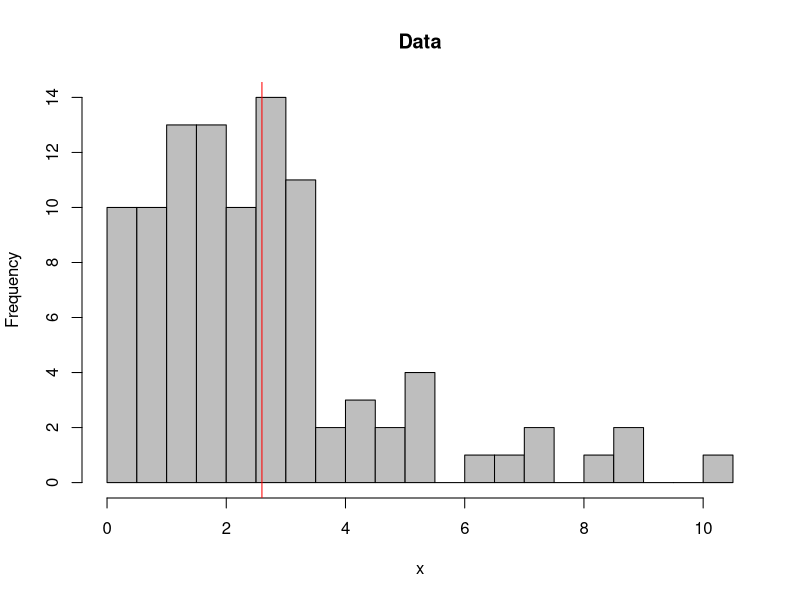
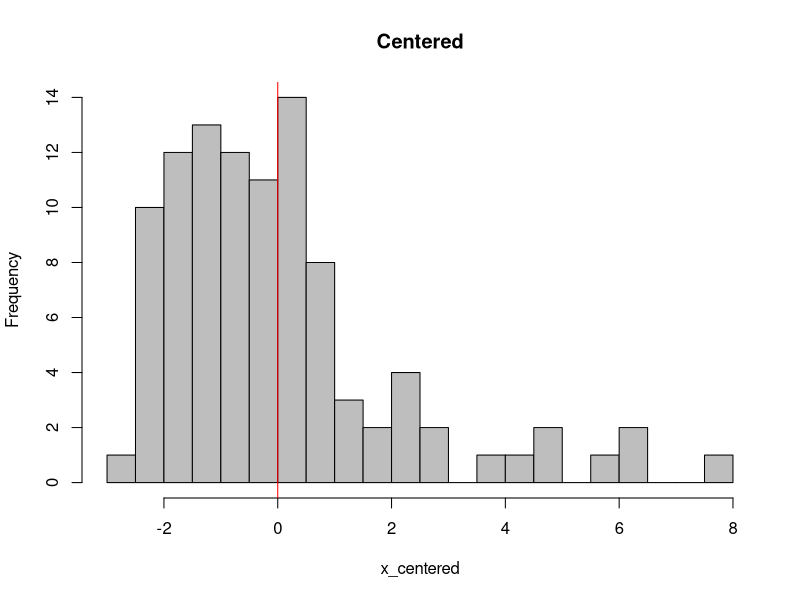
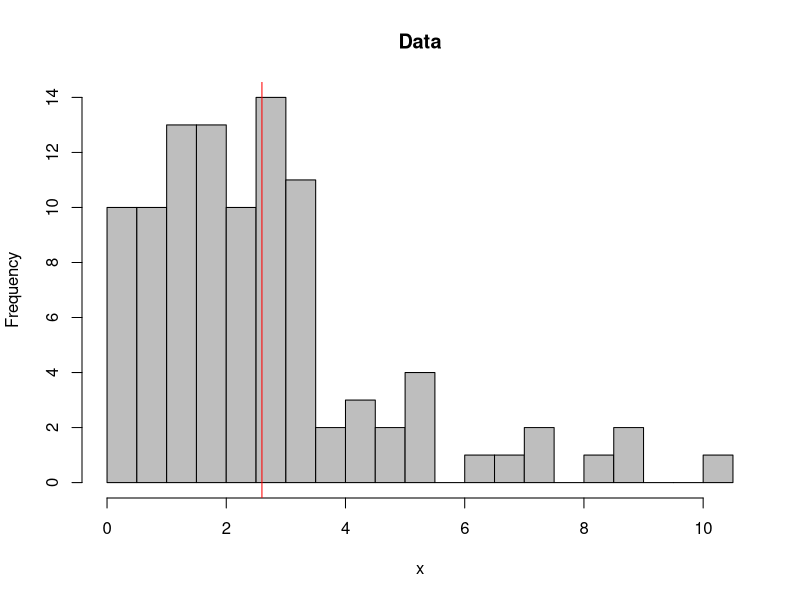
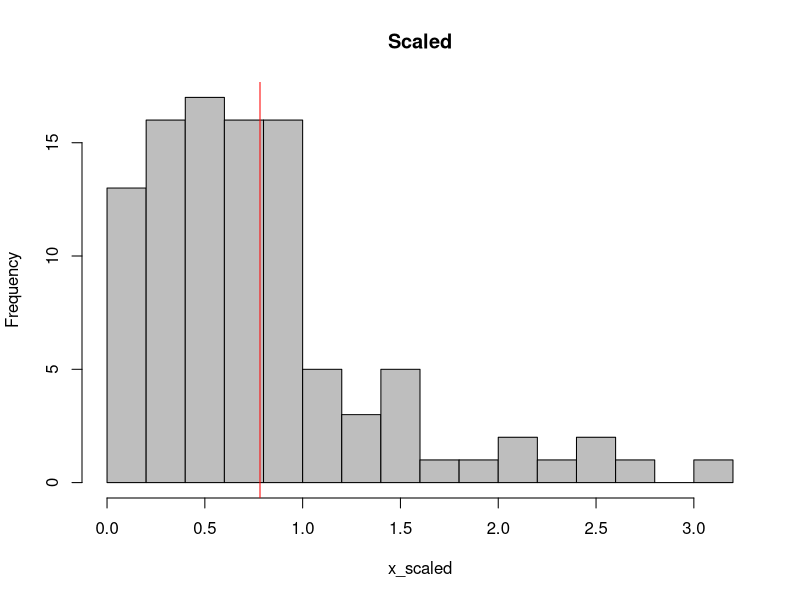
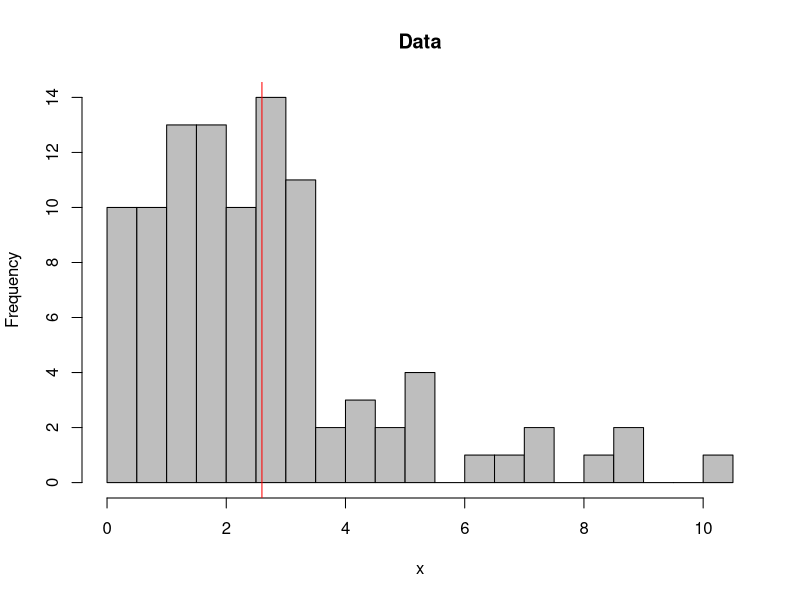
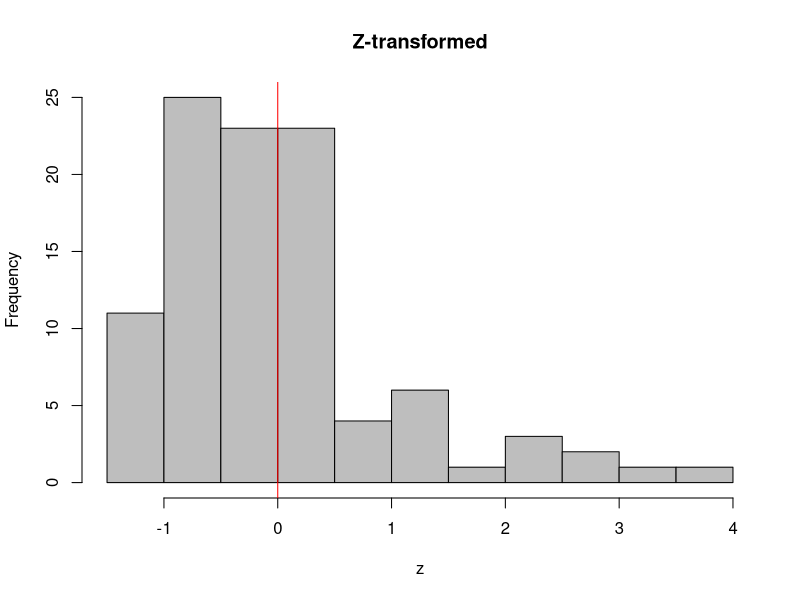
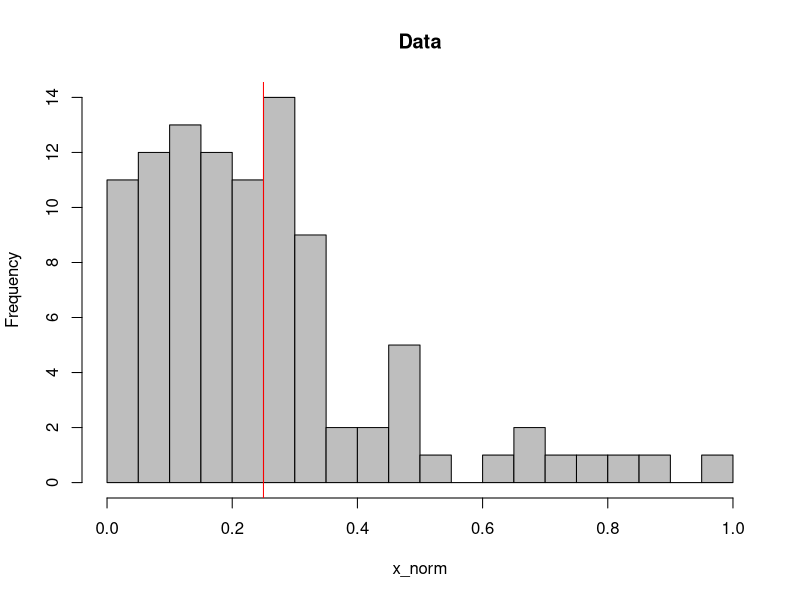
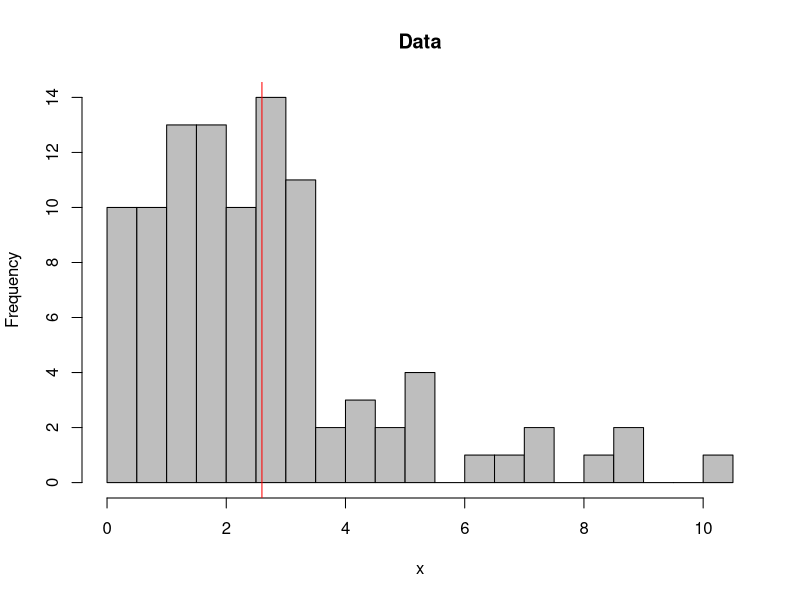

These charts were generated, in order, by the following R code:
## ---- chunk 1
knitr::opts_chunk$set(echo = TRUE)
## ---- chunk 2
set.seed(123)
x <- rchisq(100, df = 3)
cat("Data mean:", mean(x), "\n")

x_centered <- scale(x, center = TRUE, scale = FALSE)
cat("Centered mean:", mean(x_centered))

# Vis
hist(x, main="Data", col="gray", breaks=15)
abline(v = mean(x), col="red")

hist(x_centered, main="Centered", col="gray", breaks=15)
abline(v = mean(x_centered), col="red")
## ---- chunk 3
x_scaled <- scale(x, center = FALSE, scale = TRUE)

cat("Data sd:", sd(x), "\n")
cat("Scaled sd:", sd(x_scaled), "\n")
cat("Scaled mean:", mean(x_scaled))


# Vis
hist(x, main="Data", col="gray", breaks=15)
abline(v = mean(x), col="red")

hist(x_scaled, main="Scaled", col="gray", breaks=15)
abline(v = mean(x_scaled), col="red")
## ---- chunk 4
z <- scale(x)  # vagy explicit: (x - mean(x))/sd(x)

cat("Z mean:", mean(z))

# Vis
hist(x, main="Data", col="gray", breaks=15)
abline(v = mean(x), col="red")

hist(z, main="Z-transformed", col="gray", breaks=15)
abline(v = mean(z), col="red")
## ---- chunk 5
x_norm <- (x - min(x)) / (max(x) - min(x))
cat("Normalized mean:", mean(x_norm), "\n")

# Vis
hist(x_norm, main="Data", col="gray", breaks=15)
abline(v = mean(x_norm), col="red")
## ---- chunk 6
x_log <- log(x)

cat("log mean:", mean(x_log))


# Vis
hist(x, main="Data", col="gray", breaks=15)
abline(v = mean(x), col="red")

hist(x_log, main="log-transformed", col="gray", breaks=15)
abline(v = mean(x_log), col="red")

